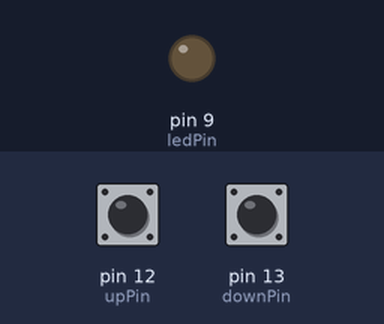
Recording of a sketch running on a simulated Arduino Uno, built with avr-gcc and run on an emulated ATmega328P. Shown: output pins drawn as LEDs (lit = HIGH). The inputs (shaded band) are chosen by the test bench; at power-on: pin 12 (upPin) HIGH, pin 13 (downPin) HIGH.

Above: at 1.2 s.
1.3 s: pin 12 (upPin) pulled LOW for 1 s
At 3.4 s:
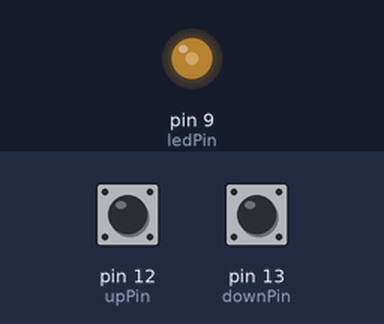
3.8 s: pin 12 (upPin) pulled LOW for 3.2 s
At 6.6 s:
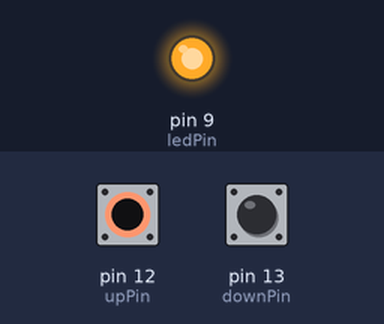
8.5 s: pin 13 (downPin) pulled LOW for 3.2 s
At 9.55 s:
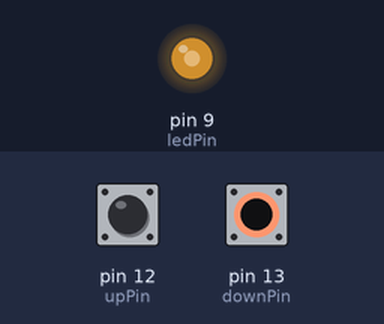
13.2 s: pin 12 (upPin) pulled LOW for 0.15 s
At 13.7 s:
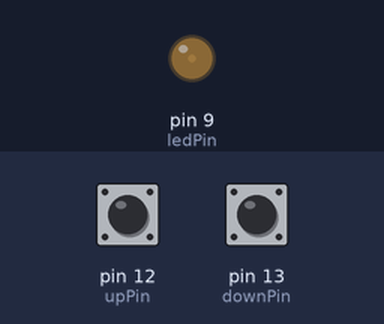
14.8 s: pin 13 (downPin) pulled LOW for 0.15 s
At 16.2 s:
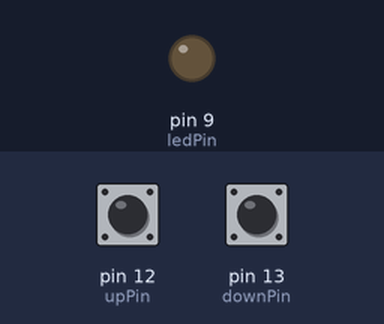
Timing chart, 0 to 17.4 s (numbered marks = the images above; inputs shaded):
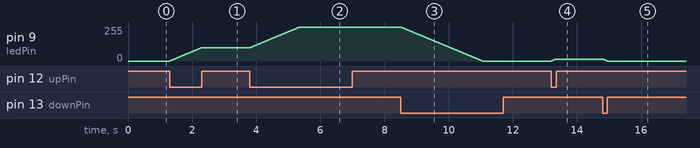

The sketch:

dimmableLed.ino
```cpp
// if the down button value is 0, and led value is greater than 0, reduce the led brightness
// if the up button value is 0, and led value is less than 255, increase the led brightness

int downPin = 13; // read val of decrease button
int upPin = 12; // read val of increase button
int ledPin = 9; // analog write of led
int downVal;
int upVal;
int ledVal = 0;
int wait = 10; // delay time

void setup()
{
	Serial.begin(9600);
	pinMode(downPin, INPUT);
	pinMode(upPin, INPUT);
	pinMode(ledPin, OUTPUT);
}

void loop()
{
	downVal = digitalRead(downPin);
	upVal = digitalRead(upPin);
	if (downVal == 0 && ledVal > 0)
	{
	ledVal--;
	analogWrite(ledPin, ledVal);
	}
	if (upVal == 0 && ledVal < 255)
	{
	ledVal++;
	analogWrite(ledPin, ledVal);
	}
	delay(wait);
}
```

Measured:
- after the input at 1.3 s, pin 9 (ledPin): moves from 0/255 to 100/255 over 0.99 s, starting at once
- after the input at 3.8 s, pin 9 (ledPin): moves from 100/255 to 255/255 over 1.5 s, starting at once
- after the input at 8.5 s, pin 9 (ledPin): moves from 255/255 to 0/255 over 2.5 s, starting at once
- after the input at 13.2 s, pin 9 (ledPin): moves from 0/255 to 15/255 over 0.14 s, starting at once
- after the input at 14.8 s, pin 9 (ledPin): moves from 15/255 to 0/255 over 0.14 s, starting at once
